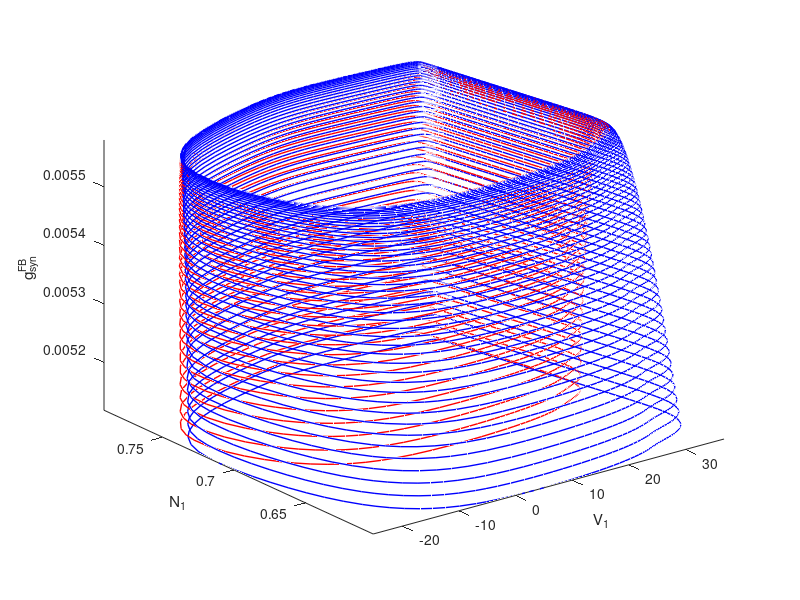

Recreate this plot in MATLAB.
% To plot Fig. 15(a): from precomputed data er_fold.mat
% For er_fold.mat, f array contains Floquet multipliers (row 42 to 48) and the time discretization,
% so one can tell the stability of the limit cycle based on f.
% And x Array contains the phase variables (row 1 to 1128) and parameters (row 1129).

load er_fold.mat

x1=zeros(161,88);
x2=zeros(161,88);
z=x(1129,:);
for i = 1:88
    for j = 1:161
        x1(j,i)=x(7*j-6,i);
        x2(j,i)=x(7*j-4,i);
    end
end

figure(1)
% plot stable limit cycles
for i=1:46
    plot3(x1(:,i),x2(:,i),ones(161,1)*z(i),'b-','LineWidth',1)
    hold on
end
% plot unstable limit cycles (inside the stable ones)
for i=47:88
    plot3(x1(:,i),x2(:,i),ones(161,1)*z(i),'r-','LineWidth',1)
    hold on
end
axis([-inf inf -inf inf -inf inf])

xlabel('V_1');
ylabel('N_1');
zlabel('g_{syn}^{FB}');